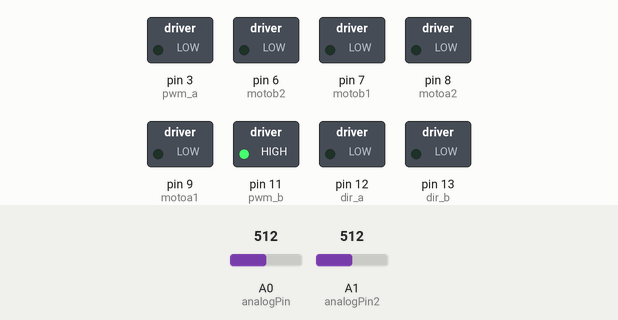
This sketch was run on a simulated Arduino Uno, built with avr-gcc and run on an emulated ATmega328P. Shown: switched loads named in the sketch (green lamp = pin HIGH). Dashed ring = blinking. The test bench sets the inputs (shaded band); at power-on: A1 (analogPin2) = 512, A0 (analogPin) = 512.

Above: at 3.1 s.
3.2 s: A1 (analogPin2) set to 589
4.8 s: A1 (analogPin2) set to 618
At 8.1 s:
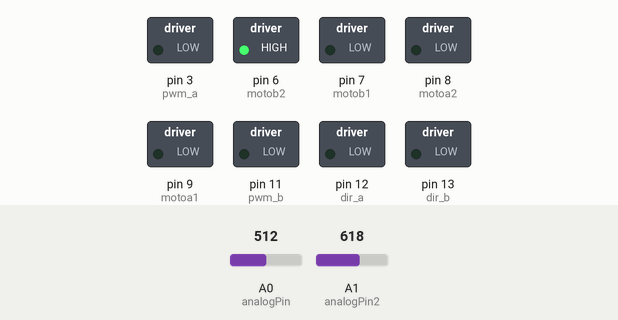
At 11.9 s:
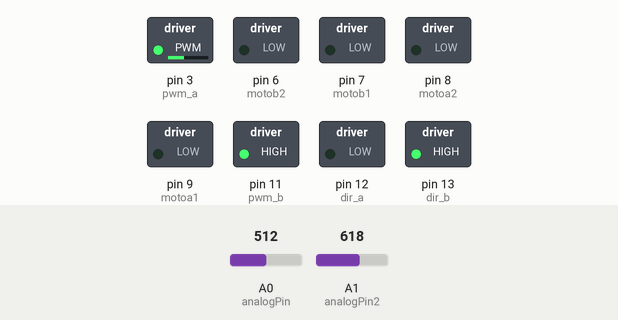
Timing chart, 0 to 23.3 s (numbered marks = the images above; inputs shaded):
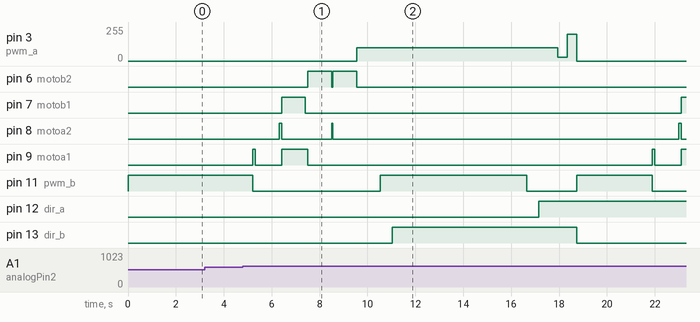

The sketch:

robot.ino
```cpp
//pins that use ardumotor board
int pwm_a = 3;   //power control pin 3 (arm power)
int pwm_b = 11;  //power control pin (rotation plate)
int dir_a = 12;  //rotation plate  pin 12 (direction)
int dir_b = 13;  // arm movement arm up/arm down pin 13(direction)

//pins for the 2 motors to flip cube
int motoa1 = 9;
int motoa2 = 8; //opposite direction

int motob1 = 7;
int motob2 = 6; //opposite direction

int analogPin= 0;     // potentiometer wiper (middle terminal) connected to analog pin 0
int analogPin2= 1;     // potentiometer wiper (middle terminal) connected to analog pin 1

int val = 0;           // variable to store the value read for analogPin
int val2 = 0;           // variable to store the value read for analogPin2

//set arduno to output to the piuns attached the motors
void setup(){
  pinMode(pwm_a, OUTPUT);  //Set control pins to be outputs
  pinMode(pwm_b, OUTPUT);
  pinMode(dir_a, OUTPUT);
  pinMode(dir_b, OUTPUT);

  pinMode(motoa2 , OUTPUT);
  pinMode(motoa1 , OUTPUT);
  pinMode(motob1 , OUTPUT);
  pinMode(motob2 , OUTPUT);
}

void loop(){
MoveCube90Clockwise();FlickOverCube();RotateCube90AntiClockwise();MoveCube90Clockwise();FlickOverCube();RotateCube90AntiClockwise();FlickOverCube();RotateCube90AntiClockwise();FlickOverCube();RotateCube90AntiClockwise();MoveCube90AntiClockwise();FlickOverCube();RotateCube90AntiClockwise();MoveCube90AntiClockwise();FlickOverCube();RotateCube90AntiClockwise();

while(1);
}


//rotate a face on the cube 90 degrees clockwise
void RotateCube90Clockwise(){
  ArmUpClockwise();  //move arm up to hold cube in place
  digitalWrite(dir_b, LOW);   //set direction of cube face to anticlockwise
  bstart(); // start cube face movement
  delay(7000); //wait
  while(true){
    val = analogRead(analogPin);    // read the analog input pin
    val2 = analogRead(analogPin2);    // read the analog input pin
    if (val > 800 || val2 > 600) { //when sensor reaches these values stop rotation cube
      bstop();
      delay(500);
      ArmDown();
      delay(500);
      break; //break once move is finished
    }
  }
}

//rotate a face on the cube 90 degrees anti clockwise
void RotateCube90AntiClockwise(){
  ArmUpAntiClockwise();  //move arm up to hold cube in place
  digitalWrite(dir_b, HIGH);   //set direction of cube face to anticlockwise
  bstart(); // start cube face movement
  delay(4500); //wait
  while(true){
    val = analogRead(analogPin);    // read the analog input pin
    val2 = analogRead(analogPin2);    // read the analog input pin
    if (val > 800 || val2 > 600) { //when sensor reaches these values stop rotation cube
      delay(1100); //wait
      bstop();
      delay(500);
      ArmDown();
     digitalWrite(dir_b, LOW);
      bstart();
      delay(500);
       bstop();
      break; //break once move is finished
    }
  }
}

//rotate face on cube 180 degrees
void RotateCube180(){
  ArmUpAntiClockwise();  //move arm up to hold cube in place
  digitalWrite(dir_b, HIGH);   //set direction of cube face to anticlockwise
  bstart(); // start cube face movement
  delay(8500); //wait
  while(true){
    val = analogRead(analogPin);    // read the analog input pin
    val2 = analogRead(analogPin2);    // read the analog input pin
    if (val > 800 || val2 > 600) { //when sensor reaches these values stop rotation cube
      delay(1100); //wait
      bstop();
      delay(500);
      ArmDown();
     digitalWrite(dir_b, LOW);
      bstart();
      delay(500);
       bstop();
      break; //break once move is finished
    }
  }
}


//move arm up that hold the top part of cube in place
void ArmUpAntiClockwise(){
  analogWrite(pwm_a, 255);

  astart();
  digitalWrite(dir_a, LOW);
  delay(1000);

  bstart();
  digitalWrite(dir_b, LOW);
  delay(500);
  bstop();
}


//move arm up that hold the top part of cube in place
void ArmUpClockwise(){
  analogWrite(pwm_a, 255);

  astart();
  digitalWrite(dir_a, LOW);
  delay(900);

  bstart();
  digitalWrite(dir_b, HIGH);
  delay(900);
  bstop();
}

//move arm down from cube int default position
void ArmDown(){
  astart();
  digitalWrite(dir_a, HIGH);
  delay(800);
  analogWrite(pwm_a, 30);
  delay(400);
    analogWrite(pwm_a, 200);
     delay(400);
  astop();
}

//move entire cube 90 degrees anti clockwise
void MoveCube90AntiClockwise(){
  bstart();
  digitalWrite(dir_b, HIGH);
  delay(2200);
  while(true){
    delay(50);
    val = analogRead(analogPin);    // read the input pin
    val2 = analogRead(analogPin2);    // read the input pin
    if (val > 800 || val2 > 600) {//when sensor reaches these values stop rotation cube
      digitalWrite(dir_b, HIGH);
      delay(200);
      bstop();
      break;
    }
  }
}

//move entire cube clockwise
void MoveCube90Clockwise(){
  bstart();
  digitalWrite(dir_b, LOW);
  delay(2200);
  while(true){
    delay(50);
    val = analogRead(analogPin);    // read the input pin
    val2 = analogRead(analogPin2);    // read the input pin
    if (val > 800 || val2 > 600) {//when sensor reaches these values stop rotation cube
      delay(400);
      bstop();
      break;
    }
  }
}

//move entire cube 180 degrees
void MoveCube180(){
  bstart();
  digitalWrite(dir_b, HIGH);
  delay(7000);
  while(true){
    delay(50);
    val = analogRead(analogPin);    // read the input pin
    val2 = analogRead(analogPin2);    // read the input pin
    if (val > 800 || val2 > 600) {
      digitalWrite(dir_b, HIGH);
      delay(200);
      bstop();
      break;
    }
  }
}

// stop motor a
void astop(){
  analogWrite(pwm_a, 0);
}

// stop motor b
void bstop(){
  analogWrite(pwm_b, 0);
}

//start motor a
void astart(){
  analogWrite(pwm_a, 100);
}

//start motorr b
void bstart(){
  analogWrite(pwm_b, 255);
}

//lift flicker arm without flipping cube
void LiftFlicker(){
  digitalWrite(motoa1, HIGH);
  delay(100);
  digitalWrite(motoa1, LOW);
  digitalWrite(motob2, HIGH);
  delay(1000);
  digitalWrite(motob2, LOW);
  digitalWrite(motoa2, HIGH);
  delay(30);
  digitalWrite(motoa2, LOW);
  digitalWrite(motob2, HIGH);
  delay(1000);
  digitalWrite(motob2, LOW);
}

//lower flicker arm into flip position
void LowerFlicker(){
  digitalWrite(motoa1, HIGH);
  delay(100);
  digitalWrite(motoa1, LOW);
  delay(1000);
}


//flip over cube
void FlickOverCube(){
  LowerFlicker();

  digitalWrite(motoa2, HIGH);
  delay(100);
  digitalWrite(motoa2, LOW);
  digitalWrite(motoa1, HIGH);
  digitalWrite(motob1, HIGH);
  delay(1000);
  digitalWrite(motoa1, LOW);
  digitalWrite(motob1, LOW);

  LiftFlicker();
}
```

Measured:
- the behaviour switches between 600 and 601 on A1 (analogPin2) (found by bisection; images 0 and 1)
- after the input at 3.2 s, every drawn part: stays the same
- after the input at 4.8 s, pin 3 (pwm_a): 0/255 → 100/255 after 4.7 s, → 30/255 8.4 s later, → 200/255 0.40 s later, → 0/255 0.40 s later; pin 6 (motob2): alternates HIGH for 1.0 s and LOW for 0.03 s, 4 changes in all, then stays LOW, starting after 2.7 s
